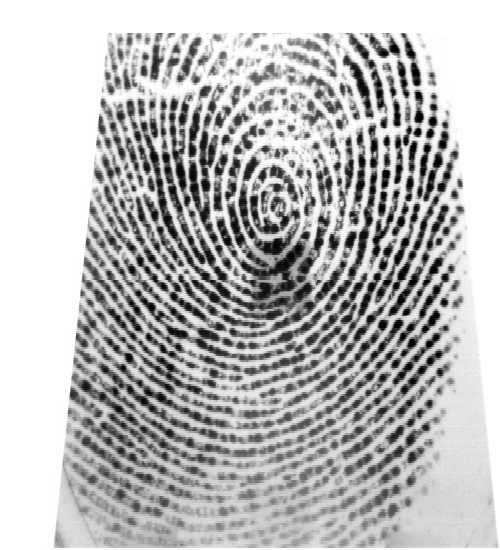
#> input picture Assignment 4/fingerPrints/MushtabaLeft/1.bmp, 500 x 550 px, found by its file name
$ jupyter execute --allow-errors Lab04-Fingerprint1-2024W.ipynb
#> lines starting #> are read from the running program, lines starting #| are printed output that depends on the picture
<!-- DON'T EDIT THIS CELL! -->
<!-- TYPE SHIFT+ENTER AND GO TO THE NEXT CELL -->

<center>
    <h1>Laboratory Experiment #4</h1>
    <h3>Fingerprint Biometrics - Part I: Preprocessing and Feature Extraction</h3>
</center>

[cell 1]
import cv2 as cv
import numpy as np

# NOTE: We are using Scikit-Image version 0.18.3
# If you have a version different from that, please open your Anaconda prompt and type:
# conda install -c anaconda scikit-image=0.18.3

from skimage.io import imread
from skimage.util import img_as_ubyte
from skimage.exposure import equalize_hist, equalize_adapthist
from skimage.filters import median
from skimage.measure import find_contours

from scipy.signal.signaltools import wiener

from utils_encm.poincare import calculate_singularities
from utils_encm.segmentation import segmentation
from utils_encm.normalization import normalize
from utils_encm.gabor_filter import gabor_filter
from utils_encm.frequency import ridge_freq
from utils_encm.orientation import calculate_angles, visualize_angles
from utils_encm.crossing_number import calculate_minutiae
from utils_encm.skeletonize import skeletonize
from utils_encm.MatchGaborFeat import MatchGaborFeat
from utils_encm.align2 import align2
from utils_encm.match import match

import matplotlib.pyplot as plt
from matplotlib.patches import Rectangle
import matplotlib as mpl
# setting the default colormap for images only
mpl.rc('image', cmap='gray')

[cell 2]
# is necessary to convert to uint to have the range 0-255
# some images might to return as 0-1
img = img_as_ubyte(imread('BTLab_Fingerprints/right_thumb/1.bmp', as_gray=True))
#> img: shape (550, 500); min 0, max 255, mean 186.4

# copying the original image in case to use later on
input_img = img.copy()

print(np.min(img), np.max(img))
#| 0 255

plt.imshow(img);

### Preprocessing

#### Histogram Equalization

[cell 3]
# equalize functions return a float adata 0-1
# to se as uint8 is necessary to convert
img_eq1 = img_as_ubyte(equalize_hist(img))
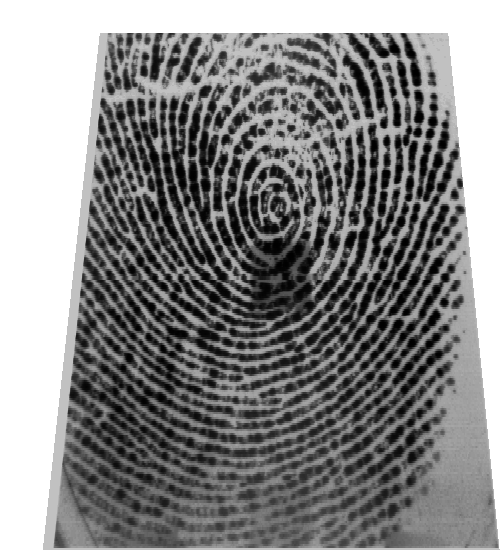
#> img_eq1: shape (550, 500); min 0, max 255, mean 135.5
img_eq2 = img_as_ubyte(equalize_adapthist(img))
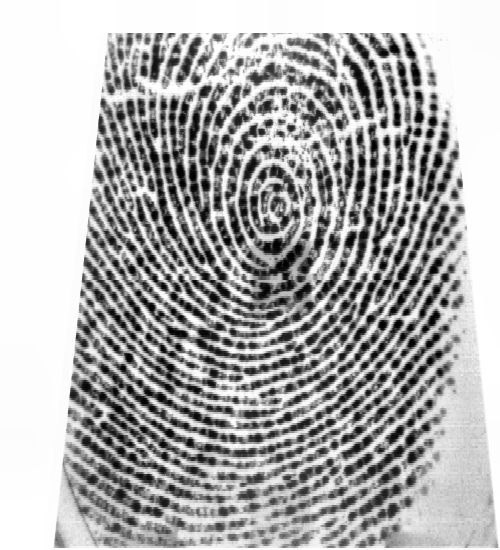
#> img_eq2: shape (550, 500); min 0, max 255, mean 175.7

plt.figure(figsize=(14,6))
plt.subplot(2,3,1)
plt.imshow(img); plt.title('Original image')
plt.subplot(2,3,2)
plt.imshow(img_eq1); plt.title('Regular equalization')
plt.subplot(2,3,3)
plt.imshow(img_eq2); plt.title('Adaptive Equalization');
plt.subplot(2,3,4)
plt.hist(img.ravel(), bins=20, density=True)
plt.xlabel('Pixel intensity')
plt.subplot(2,3,5)
plt.hist(img_eq1.ravel(), bins=20, density=True)
plt.xlabel('Pixel intensity')
plt.subplot(2,3,6)
plt.hist(img_eq2.ravel(), bins=20, density=True)
plt.xlabel('Pixel intensity');
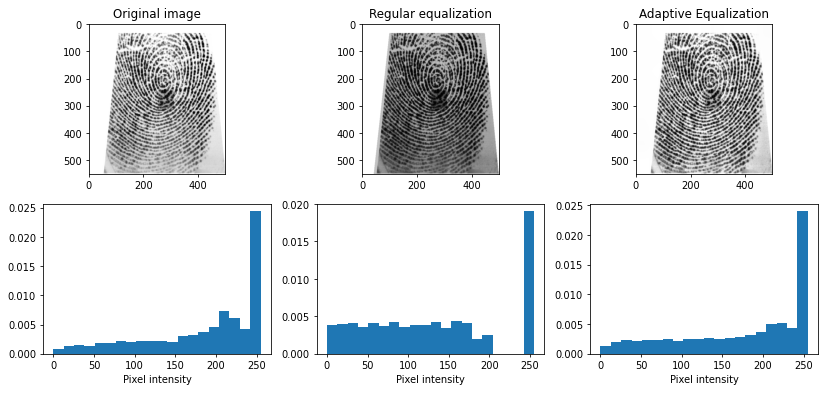
#> figure drawn by matplotlib, 6 panels; panel 4: tallest bar 0.0244 high, from x = 242.2 to 255; panel 5: tallest bar 0.0191 high, from x = 242.2 to 255; panel 6: tallest bar 0.024 high, from x = 242.2 to 255

#### De-noising

[cell 4]
# two different denoising filters are applyed.
# you should chose one

# Wiener filter needs the input image as float (not uint8)
# the (5,5) corresponds to the sized of the window to considered during the processing.
img_wiener = wiener(img.astype('float'), (5,5))
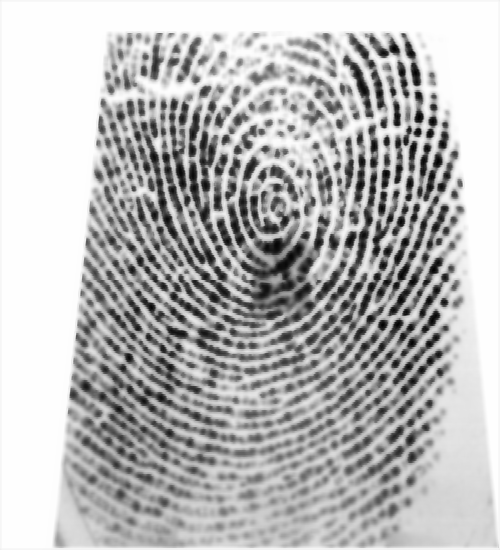
#> img_wiener: shape (550, 500) float64; min 0.12, max 255, mean 186; drawn with min black and max white
# is necessary to convert the output back to uint8.
# some additional steps are necessary to have it in 0-255.
img_wiener = img_as_ubyte((img_wiener-np.min(img_wiener))/(np.max(img_wiener)-np.min(img_wiener)))

# with the Median filter is not necessary to convert back to uint8
img_median = median(img)

plt.figure(figsize=(12,8))
plt.subplot(1,3,1)
plt.imshow(img); plt.title('Original image')
plt.subplot(1,3,2)
plt.imshow(img_wiener); plt.title('Wiener filter')
plt.subplot(1,3,3)
plt.imshow(img_median); plt.title('Median filter');

$ run again, with Assignment 4/fingerPrints/MushtabaLeft/10.bmp copied over Assignment 4/fingerPrints/MushtabaLeft/1.bmp
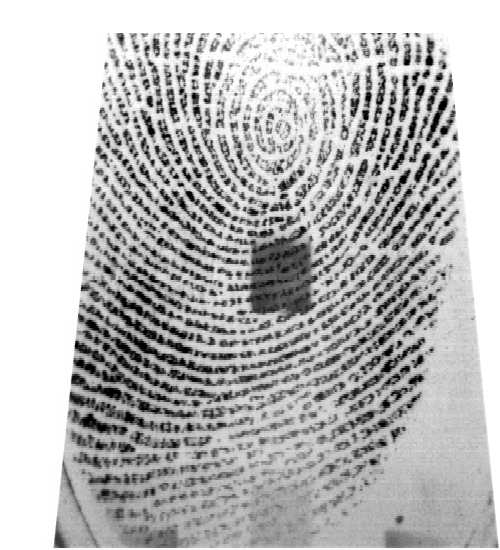
#> input picture Assignment 4/fingerPrints/MushtabaLeft/10.bmp, 500 x 550 px, found by its file name
#| 0 255
#> `img_eq1 = img_as_ubyte(equalize_hist(img))`:
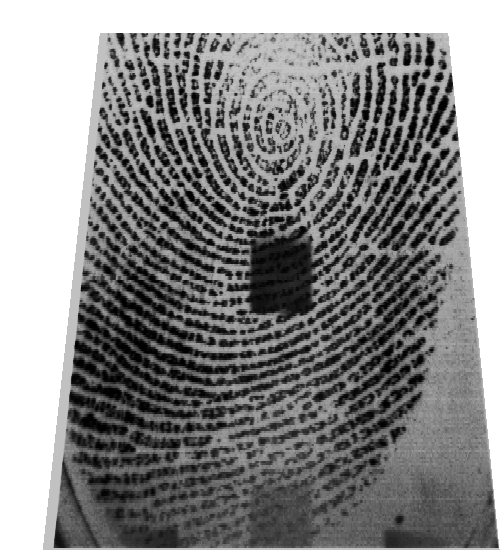
#> img_eq1: shape (550, 500); min 1, max 255, mean 135.6
#> `img_wiener = wiener(img.astype('float'), (5,5))`:
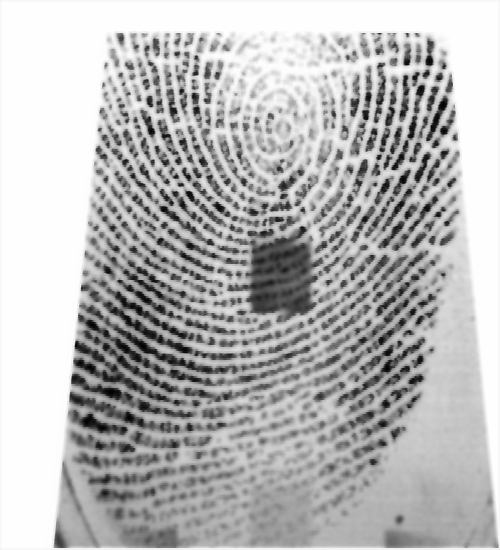
#> img_wiener: shape (550, 500) float64; min 0.04, max 255, mean 184.9; drawn with min black and max white
